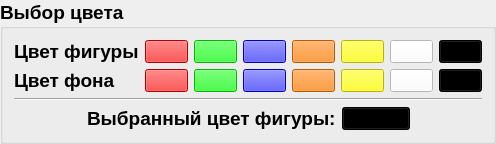
       <widget class="QGroupBox" name="groupBox_4">
        <property name="sizePolicy">
         <sizepolicy hsizetype="Preferred" vsizetype="Maximum">
          <horstretch>0</horstretch>
          <verstretch>0</verstretch>
         </sizepolicy>
        </property>
        <property name="maximumSize">
         <size>
          <width>16777215</width>
          <height>16777215</height>
         </size>
        </property>
        <property name="font">
         <font>
          <pointsize>14</pointsize>
          <weight>75</weight>
          <bold>true</bold>
         </font>
        </property>
        <property name="title">
         <string>Выбор цвета</string>
        </property>
        <layout class="QGridLayout" name="gridLayout_4" columnstretch="0,1">
         <item row="3" column="0" colspan="2">
          <layout class="QHBoxLayout" name="horizontalLayout_5" stretch="0,0,1,0">
           <item>
            <spacer name="horizontalSpacer">
             <property name="font">
              <font>
               <pointsize>14</pointsize>
               <weight>75</weight>
               <bold>true</bold>
              </font>
             </property>
             <property name="orientation">
              <enum>Qt::Horizontal</enum>
             </property>
             <property name="sizeHint" stdset="0">
              <size>
               <width>40</width>
               <height>20</height>
              </size>
             </property>
            </spacer>
           </item>
           <item>
            <widget class="QLabel" name="label_12">
             <property name="font">
              <font>
               <pointsize>14</pointsize>
               <weight>75</weight>
               <bold>true</bold>
              </font>
             </property>
             <property name="text">
              <string>Выбранный цвет фигуры:</string>
             </property>
            </widget>
           </item>
           <item>
            <widget class="ColorView" name="colorview">
             <property name="maximumSize">
              <size>
               <width>68</width>
               <height>16777215</height>
              </size>
             </property>
             <property name="font">
              <font>
               <pointsize>10</pointsize>
               <weight>50</weight>
               <italic>false</italic>
               <bold>false</bold>
              </font>
             </property>
             <property name="styleSheet">
              <string notr="true">background-color: rgb(0,0,0);
font: 10pt</string>
             </property>
             <property name="text">
              <string/>
             </property>
            </widget>
           </item>
           <item>
            <spacer name="horizontalSpacer_2">
             <property name="font">
              <font>
               <pointsize>14</pointsize>
               <weight>75</weight>
               <bold>true</bold>
              </font>
             </property>
             <property name="orientation">
              <enum>Qt::Horizontal</enum>
             </property>
             <property name="sizeHint" stdset="0">
              <size>
               <width>40</width>
               <height>20</height>
              </size>
             </property>
            </spacer>
           </item>
          </layout>
         </item>
         <item row="0" column="0">
          <widget class="QLabel" name="label_10">
           <property name="font">
            <font>
             <pointsize>14</pointsize>
             <weight>75</weight>
             <bold>true</bold>
            </font>
           </property>
           <property name="text">
            <string>Цвет фигуры</string>
           </property>
          </widget>
         </item>
         <item row="2" column="0" colspan="2">
          <widget class="Line" name="line_2">
           <property name="font">
            <font>
             <pointsize>14</pointsize>
             <weight>75</weight>
             <bold>true</bold>
            </font>
           </property>
           <property name="orientation">
            <enum>Qt::Horizontal</enum>
           </property>
          </widget>
         </item>
         <item row="1" column="0">
          <widget class="QLabel" name="label_11">
           <property name="font">
            <font>
             <pointsize>14</pointsize>
             <weight>75</weight>
             <bold>true</bold>
            </font>
           </property>
           <property name="text">
            <string>Цвет фона</string>
           </property>
          </widget>
         </item>
         <item row="1" column="1">
          <layout class="QHBoxLayout" name="horizontalLayout_4">
           <item>
            <widget class="BgColorButton" name="bgColorSwatch_1">
             <property name="maximumSize">
              <size>
               <width>68</width>
               <height>16777215</height>
              </size>
             </property>
             <property name="font">
              <font>
               <pointsize>10</pointsize>
               <weight>50</weight>
               <italic>false</italic>
               <bold>false</bold>
              </font>
             </property>
             <property name="styleSheet">
              <string notr="true">background-color: rgb(255,0,0);
font: 10pt</string>
             </property>
             <property name="text">
              <string/>
             </property>
            </widget>
           </item>
           <item>
            <widget class="BgColorButton" name="bgColorSwatch_2">
             <property name="maximumSize">
              <size>
               <width>68</width>
               <height>16777215</height>
              </size>
             </property>
             <property name="font">
              <font>
               <pointsize>10</pointsize>
               <weight>50</weight>
               <italic>false</italic>
               <bold>false</bold>
              </font>
             </property>
             <property name="styleSheet">
              <string notr="true">background-color: rgb(0,255,0);
font: 10pt</string>
             </property>
             <property name="text">
              <string/>
             </property>
            </widget>
           </item>
           <item>
            <widget class="BgColorButton" name="bgColorSwatch_3">
             <property name="maximumSize">
              <size>
               <width>68</width>
               <height>16777215</height>
              </size>
             </property>
             <property name="font">
              <font>
               <pointsize>10</pointsize>
               <weight>50</weight>
               <italic>false</italic>
               <bold>false</bold>
              </font>
             </property>
             <property name="styleSheet">
              <string notr="true">background-color: rgb(0,0,255);
font: 10pt</string>
             </property>
             <property name="text">
              <string/>
             </property>
            </widget>
           </item>
           <item>
            <widget class="BgColorButton" name="bgColorSwatch_4">
             <property name="maximumSize">
              <size>
               <width>68</width>
               <height>16777215</height>
              </size>
             </property>
             <property name="font">
              <font>
               <pointsize>10</pointsize>
               <weight>50</weight>
               <italic>false</italic>
               <bold>false</bold>
              </font>
             </property>
             <property name="styleSheet">
              <string notr="true">background-color: rgb(255,127,0);
font: 10pt</string>
             </property>
             <property name="text">
              <string/>
             </property>
            </widget>
           </item>
           <item>
            <widget class="BgColorButton" name="bgColorSwatch_5">
             <property name="maximumSize">
              <size>
               <width>68</width>
               <height>16777215</height>
              </size>
             </property>
             <property name="font">
              <font>
               <pointsize>10</pointsize>
               <weight>50</weight>
               <italic>false</italic>
               <bold>false</bold>
              </font>
             </property>
             <property name="styleSheet">
              <string notr="true">background-color: rgb(255,255,0);
font: 10pt</string>
             </property>
             <property name="text">
              <string/>
             </property>
            </widget>
           </item>
           <item>
            <widget class="BgColorButton" name="bgColorSwatch_6">
             <property name="maximumSize">
              <size>
               <width>68</width>
               <height>16777215</height>
              </size>
             </property>
             <property name="font">
              <font>
               <pointsize>10</pointsize>
               <weight>50</weight>
               <italic>false</italic>
               <bold>false</bold>
              </font>
             </property>
             <property name="styleSheet">
              <string notr="true">background-color: rgb(255,255,255);
font: 10pt</string>
             </property>
             <property name="text">
              <string/>
             </property>
            </widget>
           </item>
           <item>
            <widget class="BgColorButton" name="bgColorSwatch_7">
             <property name="maximumSize">
              <size>
               <width>68</width>
               <height>16777215</height>
              </size>
             </property>
             <property name="font">
              <font>
               <pointsize>10</pointsize>
               <weight>50</weight>
               <italic>false</italic>
               <bold>false</bold>
              </font>
             </property>
             <property name="styleSheet">
              <string notr="true">background-color: rgb(0,0,0);
font: 10pt</string>
             </property>
             <property name="text">
              <string/>
             </property>
            </widget>
           </item>
          </layout>
         </item>
         <item row="0" column="1">
          <layout class="QHBoxLayout" name="horizontalLayout_3">
           <item>
            <widget class="LineColorButton" name="lineColorSwatch_1">
             <property name="maximumSize">
              <size>
               <width>68</width>
               <height>16777215</height>
              </size>
             </property>
             <property name="font">
              <font>
               <pointsize>10</pointsize>
               <weight>50</weight>
               <italic>false</italic>
               <bold>false</bold>
              </font>
             </property>
             <property name="styleSheet">
              <string notr="true">background-color: rgb(255,0,0);
font: 10pt</string>
             </property>
             <property name="text">
              <string/>
             </property>
            </widget>
           </item>
           <item>
            <widget class="LineColorButton" name="lineColorSwatch_2">
             <property name="maximumSize">
              <size>
               <width>68</width>
               <height>16777215</height>
              </size>
             </property>
             <property name="font">
              <font>
               <pointsize>10</pointsize>
               <weight>50</weight>
               <italic>false</italic>
               <bold>false</bold>
              </font>
             </property>
             <property name="styleSheet">
              <string notr="true">background-color: rgb(0,255,0);
font: 10pt</string>
             </property>
             <property name="text">
              <string/>
             </property>
            </widget>
           </item>
           <item>
            <widget class="LineColorButton" name="lineColorSwatch_3">
             <property name="maximumSize">
              <size>
               <width>68</width>
               <height>16777215</height>
              </size>
             </property>
             <property name="font">
              <font>
               <pointsize>10</pointsize>
               <weight>50</weight>
               <italic>false</italic>
               <bold>false</bold>
              </font>
             </property>
             <property name="styleSheet">
              <string notr="true">background-color: rgb(0,0,255);
font: 10pt</string>
             </property>
             <property name="text">
              <string/>
             </property>
            </widget>
           </item>
           <item>
            <widget class="LineColorButton" name="lineColorSwatch_4">
             <property name="maximumSize">
              <size>
               <width>68</width>
               <height>16777215</height>
              </size>
             </property>
             <property name="font">
              <font>
               <pointsize>10</pointsize>
               <weight>50</weight>
               <italic>false</italic>
               <bold>false</bold>
              </font>
             </property>
             <property name="styleSheet">
              <string notr="true">background-color: rgb(255,127,0);
font: 10pt</string>
             </property>
             <property name="text">
              <string/>
             </property>
            </widget>
           </item>
           <item>
            <widget class="LineColorButton" name="lineColorSwatch_5">
             <property name="maximumSize">
              <size>
               <width>68</width>
               <height>16777215</height>
              </size>
             </property>
             <property name="font">
              <font>
               <pointsize>10</pointsize>
               <weight>50</weight>
               <italic>false</italic>
               <bold>false</bold>
              </font>
             </property>
             <property name="styleSheet">
              <string notr="true">background-color: rgb(255,255,0);
font: 10pt</string>
             </property>
             <property name="text">
              <string/>
             </property>
            </widget>
           </item>
           <item>
            <widget class="LineColorButton" name="lineColorSwatch_6">
             <property name="maximumSize">
              <size>
               <width>68</width>
               <height>16777215</height>
              </size>
             </property>
             <property name="font">
              <font>
               <pointsize>10</pointsize>
               <weight>50</weight>
               <italic>false</italic>
               <bold>false</bold>
              </font>
             </property>
             <property name="styleSheet">
              <string notr="true">background-color: rgb(255,255,255);
font: 10pt</string>
             </property>
             <property name="text">
              <string/>
             </property>
            </widget>
           </item>
           <item>
            <widget class="LineColorButton" name="lineColorSwatch_7">
             <property name="maximumSize">
              <size>
               <width>68</width>
               <height>16777215</height>
              </size>
             </property>
             <property name="font">
              <font>
               <pointsize>10</pointsize>
               <weight>50</weight>
               <italic>false</italic>
               <bold>false</bold>
              </font>
             </property>
             <property name="styleSheet">
              <string notr="true">background-color: rgb(0,0,0);
font: 10pt</string>
             </property>
             <property name="text">
              <string/>
             </property>
            </widget>
           </item>
          </layout>
         </item>
        </layout>
       </widget>
